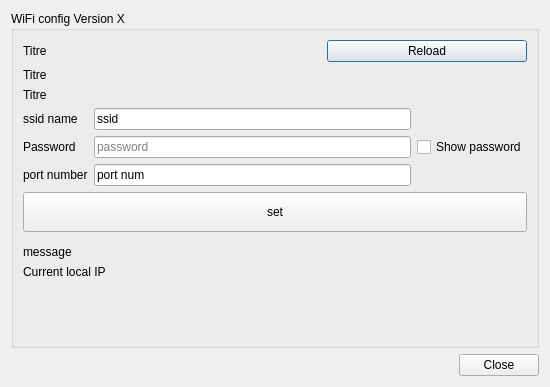
<?xml version="1.0" encoding="UTF-8"?>
<ui version="4.0">
 <class>DialogWifiC</class>
 <widget class="QDialog" name="DialogWifiC">
  <property name="geometry">
   <rect>
    <x>0</x>
    <y>0</y>
    <width>550</width>
    <height>387</height>
   </rect>
  </property>
  <property name="windowTitle">
   <string>WiFi config</string>
  </property>
  <layout class="QVBoxLayout" name="verticalLayout">
   <item>
    <widget class="QGroupBox" name="groupBox">
     <property name="title">
      <string>WiFi config Version X</string>
     </property>
     <layout class="QHBoxLayout" name="horizontalLayout">
      <item>
       <layout class="QVBoxLayout" name="verticalLayout_2">
        <item>
         <layout class="QGridLayout" name="gridLayout_2">
          <item row="2" column="0">
           <widget class="QLabel" name="label_3">
            <property name="text">
             <string>Titre</string>
            </property>
           </widget>
          </item>
          <item row="0" column="1">
           <widget class="QPushButton" name="pushButton">
            <property name="sizePolicy">
             <sizepolicy hsizetype="Minimum" vsizetype="Minimum">
              <horstretch>0</horstretch>
              <verstretch>0</verstretch>
             </sizepolicy>
            </property>
            <property name="minimumSize">
             <size>
              <width>20</width>
              <height>0</height>
             </size>
            </property>
            <property name="maximumSize">
             <size>
              <width>200</width>
              <height>16777215</height>
             </size>
            </property>
            <property name="text">
             <string>Reload</string>
            </property>
            <property name="default">
             <bool>true</bool>
            </property>
           </widget>
          </item>
          <item row="0" column="0">
           <widget class="QLabel" name="label_1">
            <property name="text">
             <string>Titre</string>
            </property>
           </widget>
          </item>
          <item row="1" column="0">
           <widget class="QLabel" name="label_2">
            <property name="text">
             <string>Titre</string>
            </property>
           </widget>
          </item>
         </layout>
        </item>
        <item>
         <layout class="QGridLayout" name="gridLayout">
          <item row="2" column="0">
           <widget class="QLabel" name="label_port">
            <property name="text">
             <string>port number</string>
            </property>
           </widget>
          </item>
          <item row="0" column="0">
           <widget class="QLabel" name="label_ssid">
            <property name="text">
             <string>ssid name</string>
            </property>
           </widget>
          </item>
          <item row="0" column="1">
           <widget class="QLineEdit" name="lineEdit">
            <property name="text">
             <string>ssid</string>
            </property>
           </widget>
          </item>
          <item row="1" column="0">
           <widget class="QLabel" name="label_pwd">
            <property name="text">
             <string>Password</string>
            </property>
           </widget>
          </item>
          <item row="1" column="1">
           <widget class="QLineEdit" name="lineEdit_2">
            <property name="text">
             <string/>
            </property>
            <property name="placeholderText">
             <string>password</string>
            </property>
           </widget>
          </item>
          <item row="1" column="2">
           <widget class="QCheckBox" name="checkBox">
            <property name="text">
             <string>Show password</string>
            </property>
           </widget>
          </item>
          <item row="2" column="1">
           <widget class="QLineEdit" name="lineEdit_3">
            <property name="text">
             <string>port num</string>
            </property>
           </widget>
          </item>
         </layout>
        </item>
        <item>
         <layout class="QGridLayout" name="gridLayout_3">
          <item row="4" column="0">
           <spacer name="verticalSpacer_2">
            <property name="orientation">
             <enum>Qt::Vertical</enum>
            </property>
            <property name="sizeHint" stdset="0">
             <size>
              <width>20</width>
              <height>69</height>
             </size>
            </property>
           </spacer>
          </item>
          <item row="3" column="0">
           <widget class="QLabel" name="label_ret2">
            <property name="text">
             <string>Current local IP</string>
            </property>
           </widget>
          </item>
          <item row="1" column="0">
           <spacer name="verticalSpacer_3">
            <property name="orientation">
             <enum>Qt::Vertical</enum>
            </property>
            <property name="sizeHint" stdset="0">
             <size>
              <width>20</width>
              <height>20</height>
             </size>
            </property>
           </spacer>
          </item>
          <item row="2" column="0">
           <widget class="QLabel" name="label_ret1">
            <property name="text">
             <string>message</string>
            </property>
           </widget>
          </item>
          <item row="0" column="0">
           <widget class="QPushButton" name="pushButton_2">
            <property name="sizePolicy">
             <sizepolicy hsizetype="Minimum" vsizetype="MinimumExpanding">
              <horstretch>0</horstretch>
              <verstretch>0</verstretch>
             </sizepolicy>
            </property>
            <property name="minimumSize">
             <size>
              <width>20</width>
              <height>40</height>
             </size>
            </property>
            <property name="maximumSize">
             <size>
              <width>16777215</width>
              <height>60</height>
             </size>
            </property>
            <property name="text">
             <string>set</string>
            </property>
           </widget>
          </item>
         </layout>
        </item>
       </layout>
      </item>
     </layout>
    </widget>
   </item>
   <item>
    <widget class="QDialogButtonBox" name="buttonBox">
     <property name="orientation">
      <enum>Qt::Horizontal</enum>
     </property>
     <property name="standardButtons">
      <set>QDialogButtonBox::Close</set>
     </property>
    </widget>
   </item>
  </layout>
 </widget>
 <resources/>
 <connections>
  <connection>
   <sender>buttonBox</sender>
   <signal>accepted()</signal>
   <receiver>DialogWifiC</receiver>
   <slot>accept()</slot>
   <hints>
    <hint type="sourcelabel">
     <x>248</x>
     <y>254</y>
    </hint>
    <hint type="destinationlabel">
     <x>157</x>
     <y>274</y>
    </hint>
   </hints>
  </connection>
  <connection>
   <sender>buttonBox</sender>
   <signal>rejected()</signal>
   <receiver>DialogWifiC</receiver>
   <slot>reject()</slot>
   <hints>
    <hint type="sourcelabel">
     <x>316</x>
     <y>260</y>
    </hint>
    <hint type="destinationlabel">
     <x>286</x>
     <y>274</y>
    </hint>
   </hints>
  </connection>
 </connections>
</ui>
